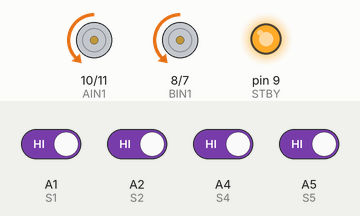
Recording of a sketch running on a simulated Arduino Uno, built with avr-gcc and run on an emulated ATmega328P. Parts: motor-driver pin pairs drawn as motors (green arrow = first pin HIGH = forward, orange = second pin HIGH = backward, longer = more drive, scaled by the enable pin, stopped while the standby pin is LOW), output pins drawn as LEDs (lit = HIGH). The test bench sets the inputs (shaded band); at power-on: A1 (S1), A2 (S2), A4 (S4), A5 (S5) HIGH.

Above: at 1.2 s.
1.3 s: A1 (S1) driven LOW
At 1.9 s:
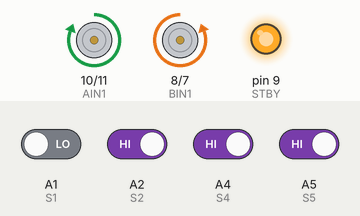
2.8 s: A1 (S1) driven HIGH
At 4.0 s:
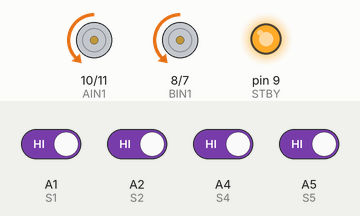
4.3 s: A2 (S2) driven LOW
At 5.4 s:
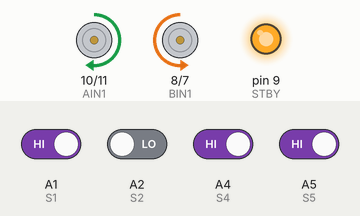
5.8 s: A2 (S2) driven HIGH
At 6.5 s:
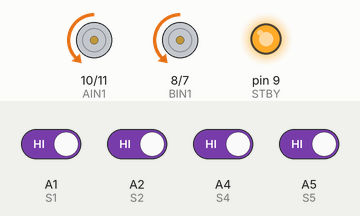
7.3 s: A4 (S4) driven LOW
At 7.7 s:
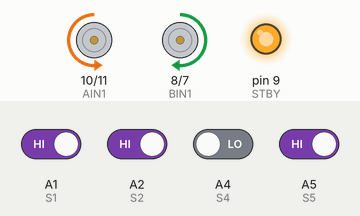
8.8 s: A5 (S5) driven LOW
At 10.0 s:
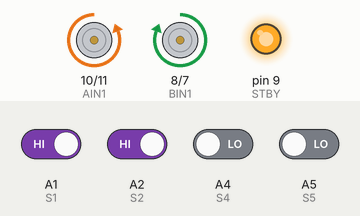
Timing chart, 0 to 11.3 s (numbered marks = the images above; inputs shaded):
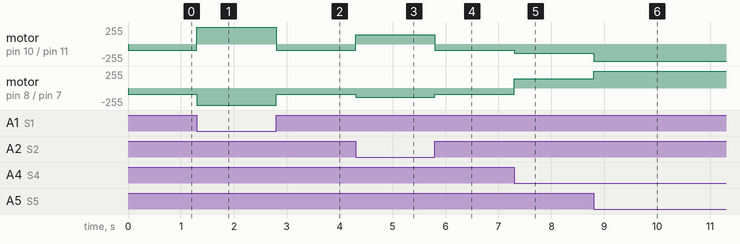

The sketch:

line_follower.ino
```cpp
#define PWMA 3
#define AIN1 10
#define AIN2 11

#define PWMB 6
#define BIN1 8
#define BIN2 7

#define STBY 9

#define S1 A1
#define S2 A2
#define S4 A4
#define S5 A5

int lowSpeed = 50;
int baseSpeed = 90;
int turnSpeed = 140;
int maxTurnSpeed = 255;

void setup()
{
  pinMode(PWMA, OUTPUT);
  pinMode(AIN1, OUTPUT);
  pinMode(AIN2, OUTPUT);

  pinMode(PWMB, OUTPUT);
  pinMode(BIN1, OUTPUT);
  pinMode(BIN2, OUTPUT);

  pinMode(STBY, OUTPUT);
  digitalWrite(STBY, HIGH);

  pinMode(S1, INPUT);
  pinMode(S2, INPUT);
  pinMode(S4, INPUT);
  pinMode(S5, INPUT);
}

void loop()
{
  int s1 = !digitalRead(S1);
  int s2 = !digitalRead(S2);
  int s4 = !digitalRead(S4);
  int s5 = !digitalRead(S5);

  if (!s1 && !s2 && !s4 && !s5)
  {
    setMotor(baseSpeed, baseSpeed);
    return;
  }

  if (s1 && s2 && s4 && s5)
  {
    return;
  }


  if (s1)
  {
    setMotor(-maxTurnSpeed, maxTurnSpeed);
    return;
  }

  if (s2)
  {
    setMotor(-turnSpeed, turnSpeed);
    return;
  }

  if (s5)
  {
    setMotor(maxTurnSpeed, -maxTurnSpeed);
    return;
  }

  if (s4)
  {
    setMotor(turnSpeed, -turnSpeed);
    return;
  }
  delay(10);

}


void setMotor(int left, int right)
{
  if (left >= 0)
  {
    digitalWrite(AIN1, LOW);
    digitalWrite(AIN2, HIGH);
  }
  else
  {
    digitalWrite(AIN1, HIGH);
    digitalWrite(AIN2, LOW);
    left = -left;
  }

  if (right >= 0)
  {
    digitalWrite(BIN1, LOW);
    digitalWrite(BIN2, HIGH);
  }
  else
  {
    digitalWrite(BIN1, HIGH);
    digitalWrite(BIN2, LOW);
    right = -right;
  }

  analogWrite(PWMA, left);
  analogWrite(PWMB, right);
}
```

Measured:
- after the input at 1.3 s, motor on pin 10 (AIN1) / pin 11 (AIN2): backward 90/255 → forward 255/255 at once; motor on pin 8 (BIN1) / pin 7 (BIN2): backward 90/255 → backward 255/255 at once
- after the input at 2.8 s, motor on pin 10 (AIN1) / pin 11 (AIN2): forward 255/255 → backward 90/255 at once; motor on pin 8 (BIN1) / pin 7 (BIN2): backward 255/255 → backward 90/255 at once
- after the input at 4.3 s, motor on pin 10 (AIN1) / pin 11 (AIN2): backward 90/255 → forward 140/255 at once; motor on pin 8 (BIN1) / pin 7 (BIN2): backward 90/255 → backward 140/255 at once
- after the input at 5.8 s, motor on pin 10 (AIN1) / pin 11 (AIN2): forward 140/255 → backward 90/255 at once; motor on pin 8 (BIN1) / pin 7 (BIN2): backward 140/255 → backward 90/255 at once
- after the input at 7.3 s, motor on pin 10 (AIN1) / pin 11 (AIN2): backward 90/255 → backward 140/255 at once; motor on pin 8 (BIN1) / pin 7 (BIN2): backward 90/255 → forward 140/255 at once
- after the input at 8.8 s, motor on pin 10 (AIN1) / pin 11 (AIN2): backward 140/255 → backward 255/255 at once; motor on pin 8 (BIN1) / pin 7 (BIN2): forward 140/255 → forward 255/255 at once
